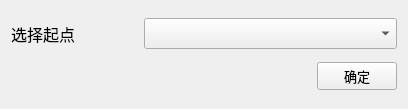
<?xml version="1.0" encoding="UTF-8"?>
<ui version="4.0">
 <class>ChoosePoint</class>
 <widget class="QWidget" name="ChoosePoint">
  <property name="geometry">
   <rect>
    <x>0</x>
    <y>0</y>
    <width>408</width>
    <height>109</height>
   </rect>
  </property>
  <property name="windowTitle">
   <string>ChoosePoint</string>
  </property>
  <layout class="QVBoxLayout" name="verticalLayout">
   <item>
    <layout class="QHBoxLayout" name="horizontalLayout" stretch="1,2">
     <item>
      <widget class="QLabel" name="label">
       <property name="font">
        <font>
         <family>Adobe Arabic</family>
         <pointsize>12</pointsize>
        </font>
       </property>
       <property name="text">
        <string>选择起点</string>
       </property>
      </widget>
     </item>
     <item>
      <widget class="QComboBox" name="cb_start">
       <property name="font">
        <font>
         <family>Adobe Arabic</family>
         <pointsize>12</pointsize>
        </font>
       </property>
      </widget>
     </item>
    </layout>
   </item>
   <item>
    <layout class="QHBoxLayout" name="horizontalLayout_2">
     <item>
      <spacer name="horizontalSpacer">
       <property name="orientation">
        <enum>Qt::Horizontal</enum>
       </property>
       <property name="sizeHint" stdset="0">
        <size>
         <width>40</width>
         <height>20</height>
        </size>
       </property>
      </spacer>
     </item>
     <item>
      <widget class="QPushButton" name="btn_chok">
       <property name="font">
        <font>
         <family>Adobe Arabic</family>
         <pointsize>10</pointsize>
        </font>
       </property>
       <property name="text">
        <string>确定</string>
       </property>
      </widget>
     </item>
    </layout>
   </item>
  </layout>
 </widget>
 <layoutdefault spacing="6" margin="11"/>
 <resources/>
 <connections/>
</ui>
